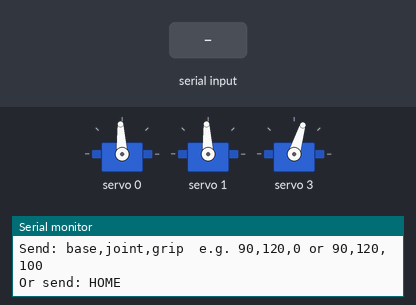
This sketch was run on a simulated ESP32. Parts: 3 × servo, the last lines printed to the serial monitor. The test bench sets the inputs (shaded band).

Above: at 1.2 s.
1.3 s: "90,45,200\n" received over Serial
At 1.9 s:
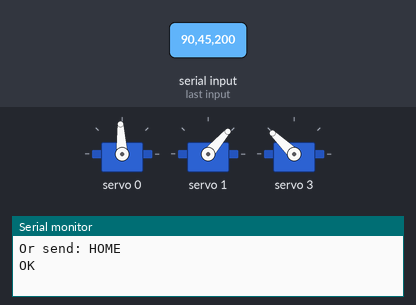
2.8 s: "HOME\n" received over Serial
At 4.2 s:
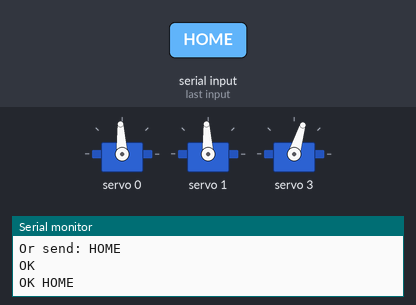
Timing chart, 0 to 5.8 s (numbered marks = the images above; inputs shaded):
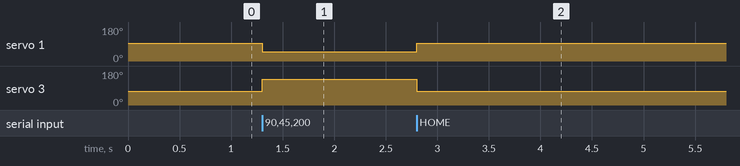

Measured:
- after the input at 1.3 s, servo 1: 93° → 49° at once; servo 3: 73° → 136° at once
- after the input at 2.8 s, servo 1: 49° → 93° at once; servo 3: 136° → 73° at once

The sketch:

armcontrol.ino
```cpp
#include <Wire.h>
#include <Adafruit_PWMServoDriver.h>

Adafruit_PWMServoDriver pwm(0x40);

// PCA9685 channels
#define BASE_SERVO  0
#define JOINT_SERVO 1
#define GRIP_SERVO  3

// PCA9685 timing
const float PWM_FREQ  = 50.0f;
const float PERIOD_US = 1000000.0f / PWM_FREQ;

uint16_t usToCounts(int us) {
  float counts = (us * 4096.0f) / PERIOD_US;
  if (counts < 0) counts = 0;
  if (counts > 4095) counts = 4095;
  return (uint16_t)counts;
}

// ---- Microsecond ranges (from your working sweep) ----
int baseMinUs  = 700,  baseMaxUs  = 2300;
int jointMinUs = 800,  jointMaxUs = 2200;
int gripMinUs  = 1300, gripMaxUs  = 1950;

// ---- Command ranges ----
int baseMinA  = 0,   baseMaxA  = 180;
int jointMinA = 20,  jointMaxA = 160;
// Gripper uses 0..100 (0=open, 100=close)
int gripMinA  = 30,   gripMaxA  = 100;

// ---- HOME pose (set your vertical straight here) ----
int HOME_BASE  = 90;
int HOME_JOINT = 90;  // change to your vertical straight value
int HOME_GRIP  = 0;

int baseAng = HOME_BASE, jointAng = HOME_JOINT, gripVal = HOME_GRIP;

uint16_t mapToCounts(int val, int minA, int maxA, int minUs, int maxUs) {
  val = constrain(val, minA, maxA);
  int us = map(val, minA, maxA, minUs, maxUs);
  return usToCounts(us);
}

void writeServos() {
  pwm.setPWM(BASE_SERVO,  0, mapToCounts(baseAng,  baseMinA,  baseMaxA,  baseMinUs,  baseMaxUs));
  pwm.setPWM(JOINT_SERVO, 0, mapToCounts(jointAng, jointMinA, jointMaxA, jointMinUs, jointMaxUs));
  pwm.setPWM(GRIP_SERVO,  0, mapToCounts(gripVal,  gripMinA,  gripMaxA,  gripMinUs,  gripMaxUs));
}

void goHome() {
  baseAng  = HOME_BASE;
  jointAng = HOME_JOINT;
  gripVal  = HOME_GRIP;
  writeServos();
}

void setup() {
  Serial.begin(115200);
  Wire.begin(21, 22);

  pwm.begin();
  pwm.setPWMFreq(PWM_FREQ);

  goHome();
  Serial.println("READY");
  Serial.println("Send: base,joint,grip  e.g. 90,120,0 or 90,120,100");
  Serial.println("Or send: HOME");
}

void loop() {
  if (!Serial.available()) return;

  String line = Serial.readStringUntil('\n');
  line.trim();
  if (line.length() == 0) return;

  if (line.equalsIgnoreCase("HOME")) {
    goHome();
    Serial.println("OK HOME");
    return;
  }

  int b, j, g;
  int n = sscanf(line.c_str(), "%d,%d,%d", &b, &j, &g);
  if (n != 3) { Serial.println("ERR"); return; }

  baseAng  = constrain(b, baseMinA,  baseMaxA);
  jointAng = constrain(j, jointMinA, jointMaxA);
  gripVal  = constrain(g, gripMinA,  gripMaxA);

  writeServos();
  Serial.println("OK");
}
```
